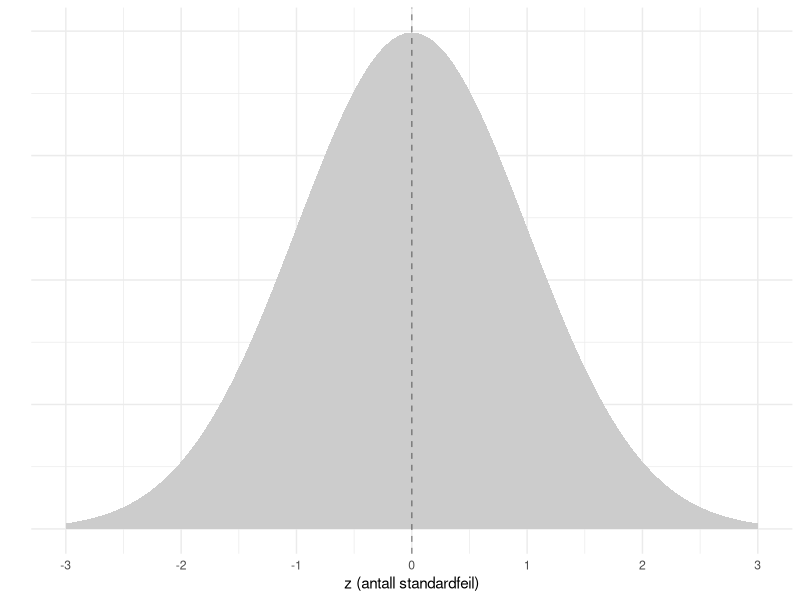
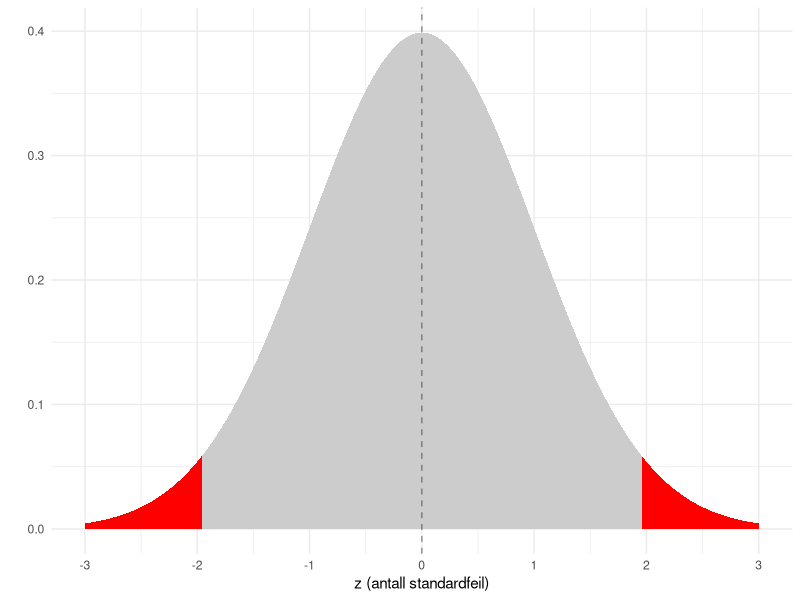

These figures' R source, in order: (Note: this script raises an error after producing the figures.)
## ---- chunk 1
#| echo: false
#| warning: false
#| message: false
library(tidyverse)
ggplot(NULL, aes(x=c(-3,3))) +
  geom_area(stat = "function", fun = dnorm, fill = "grey80", xlim = c(-3, 3)) +
  geom_vline(xintercept = 0, linetype="dashed", alpha=.4)+
  labs(x = "z (antall standardfeil)", y = "") +
  scale_x_continuous(breaks = -3:3)+
  scale_y_continuous(labels = NULL)+
  theme_minimal()
## ---- chunk 2
#| echo: false
ggplot(NULL, aes(x=c(-3,3))) +
  geom_area(stat = "function", fun = dnorm, fill = "grey80", xlim = c(-3, 3)) +
  geom_area(stat = "function", fun = dnorm, fill = "red", xlim = c(1.96, 3)) +
  geom_area(stat = "function", fun = dnorm, fill = "red", xlim = c(-3, -1.96)) +
  geom_vline(xintercept = 0, linetype="dashed", alpha=.4)+
  labs(x = "z (antall standardfeil)", y = "") +
  scale_x_continuous(breaks = -3:3)+
  theme_minimal()
## ---- chunk 3
#| echo: false
library(haven)
abu89 <- read_stata("data/abu89.dta") %>% 
   mutate(across(where(is.labelled), ~as_factor(.)),
          across(where(is.factor), ~fct_drop(.)))
m <- mean(abu89$time89, na.rm = TRUE) %>% round(2)
se <- (sd(abu89$time89, na.rm = TRUE)/sqrt(nrow(abu89))) %>% round(2)
m + 1.96*se

